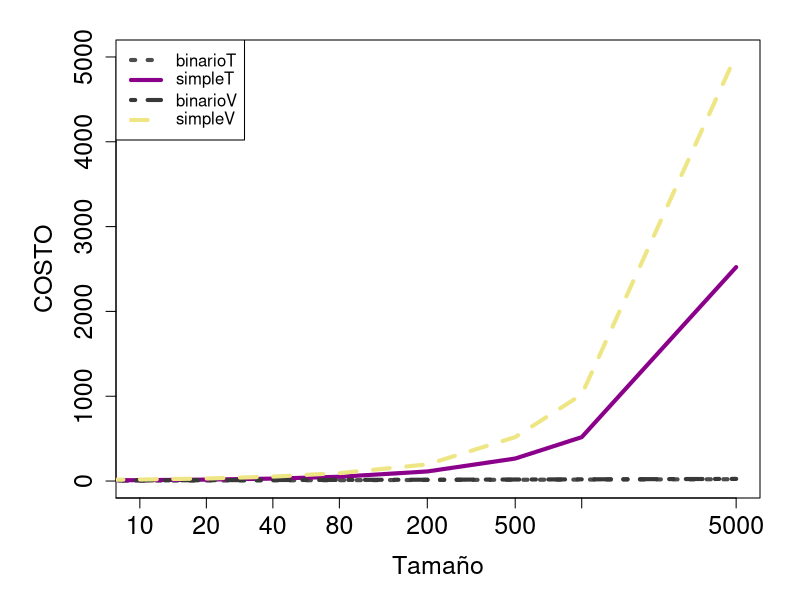

This chart was generated by the following R code:
#R CMD BATCH graficas2.R
pdf(file='Output.pdf', height=5, width=7, onefile=TRUE, family='Helvetica', paper='special', pointsize=12)


par(cex.axis=1.5)
par(cex.lab=1.5)
par(mar = c(5.1,5.1,2,2))
par(oma = c(0,0.7,0,0))
x<- c(5,
10,
20,
40,
80,
200,
500,
1000,
5000)

#plot(0,0, xlim=c(25,100), ylim= c(0,0.016), type = "n", xlab=expression( paste( Densidad," ", (italic(d)) )), ylab=expression(GAP) )
plot(0,0, xlim=c(10,5000), ylim= c(0,5000), xaxt="n", type = "n", xlab=expression(Tamaño), ylab=expression(paste(COSTO) ), log="x")
axis(side= 1, at=x)


colores <- c(colors())

a1 <- c(3.4,
4.8,
6.4,
8.15,
10,
12.53,
14.992,
16.974,
21.7288)
a2 <- c(6.4,
10.3,
16.9,
28.65,
50.5,
113.03,
265.492,
517.474,
2522.2288)

a3=c(
  6,
7.8,
9.8,
12,
13.4,
15.7,
18,
20,
25.2
  )
a4=c(
  11,
17.8,
29.8,
52,
93.4,
195.9,
518,
1020,
5025.2
  )
lines(x, a1, lty=3, lwd=4, col=colores[183])
lines(x, a2, lty=1, lwd=4, col=colores[84])
lines(x, a3, lty=4, lwd=4, col=colores[283])
lines(x, a4, lty=2, lwd=4, col=colores[384])

legend("topleft", legend=c(expression(binarioT), expression(simpleT),  expression(binarioV),  expression(simpleV)), lwd=c(4,4,4,4), lty=c(3,1,4,2), col=c(colores[183], colores[84], colores[283], colores[384]) )
#legend(83,8, legend=c(expression(CM), expression(V), expression(a1), expression(a2)), lwd=c(2,2,3,2), lty=c(1,2,3,4), col=c(colores[81],colores[82],colores[183], colores[84]) )

dev.off()
